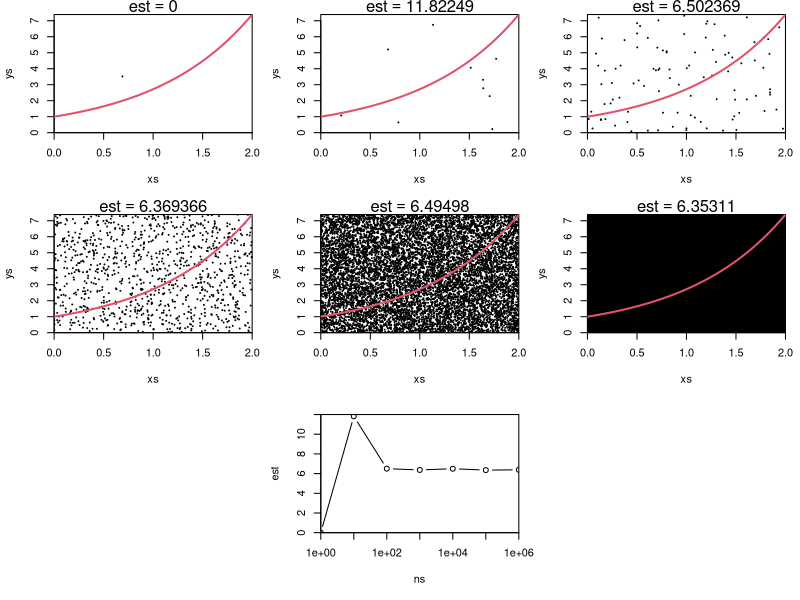
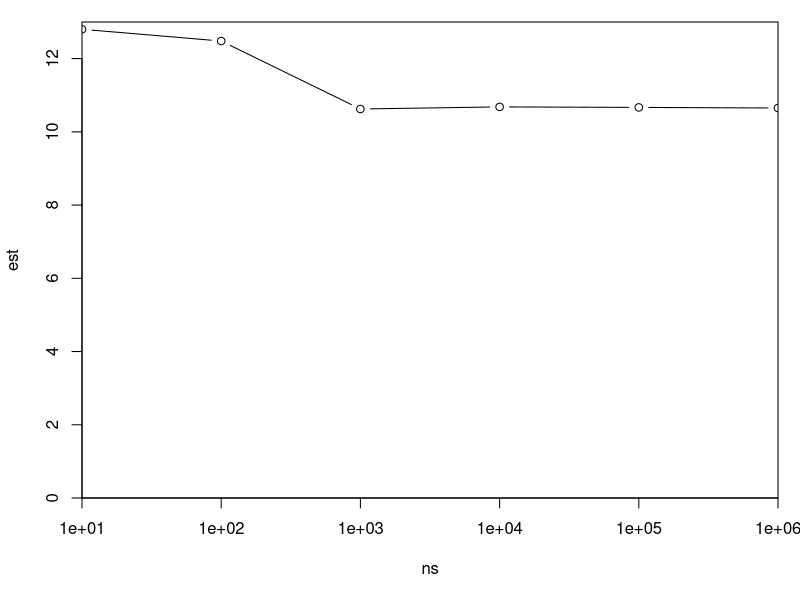

Generate these figures, in order, with R:
f <- function(x) exp(x)
layout(matrix(c(1, 2, 3, 4, 5, 6, 0, 7, 0), byrow=T, nrow=3, ncol=3))
par(mar=c(5.1, 4.1, 1.1, 1.1), xaxs="i", yaxs='i')

u <- 2
integrate(f, lower=0, upper=u)

est <- NULL
ns <- 10^(0:6)
for(i in ns){
xs <- runif(i)*u
ys <- runif(i)*f(u)
if(i < max(ns)){
	plot(xs, ys, pch=19, cex=0.1, xlim=c(0, u), ylim=c(0, f(u)))
	plot(f, xlim=c(0, u), lwd=2, las=1, col=2, add=T)
	mtext(bquote(est==.(u*exp(u)*length(ys[ys < sapply(xs, f)])/length(ys), 3)), at=1.0)
}

est <- c(est, u*exp(u)*length(ys[ys < sapply(xs, f)])/length(ys))
}

cbind(ns, est)
plot(cbind(ns, est), type='b', log='x', ylim=c(0, ceiling(max(est))))

# # # # # # # # # # # # # # #
# # # # # # # # # # # # # # #

f <- function(x, y) x^2+y^2
X <- 2
Y <- 2
est <- NULL
ns <- 10^(1:6)
for(i in ns){
xs <- runif(i)*X
ys <- runif(i)*Y
zs <- runif(i)*f(X,Y)
#if(i < max(ns)){
	# could use wireframe or scatter3d
	#plot(f, xlim=c(0, 1), lwd=2, las=1)
#	cloud(xs, ys)
#}

est <- c(est, X*Y*f(X,Y)*length(zs[zs < f(xs, ys)])/length(xs))
}

cbind(ns, est)
par(mfrow=c(1,1))
plot(cbind(ns, est), type='b', log='x', ylim=c(0, ceiling(max(est))))
